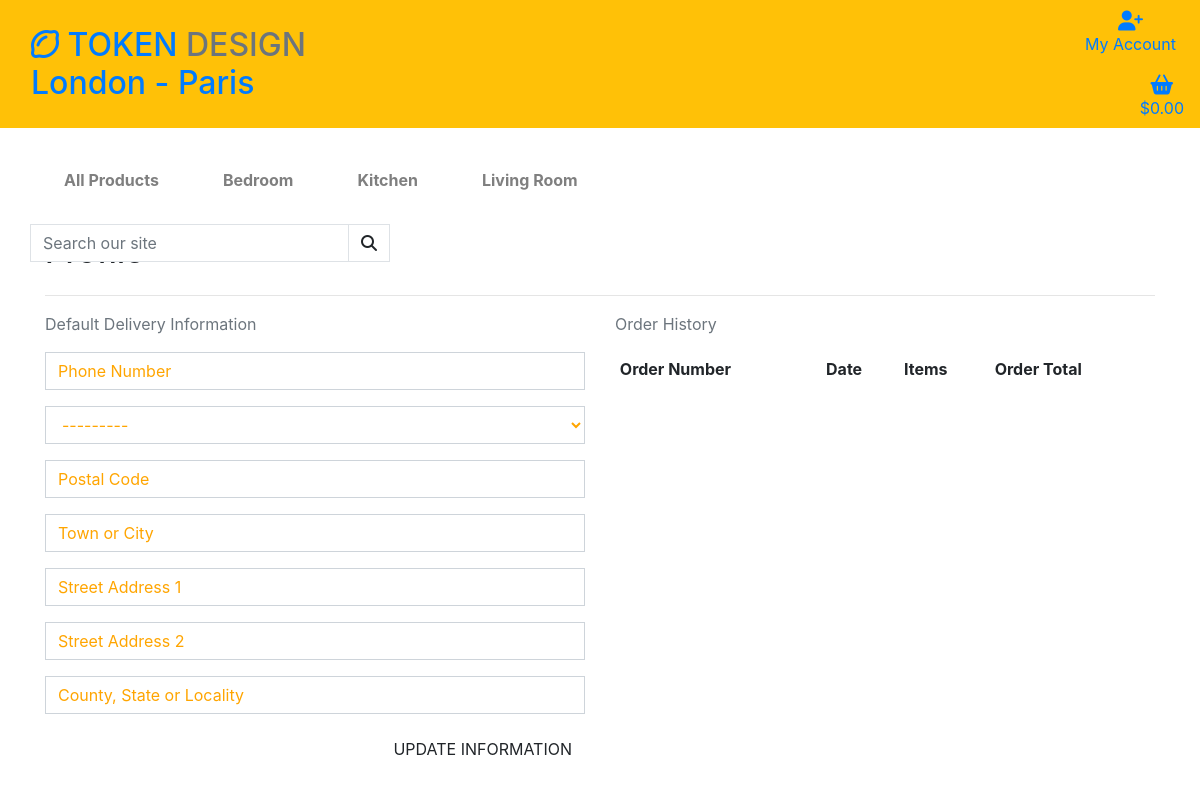
The page /profile/ (signed in) on the database as committed earlier.
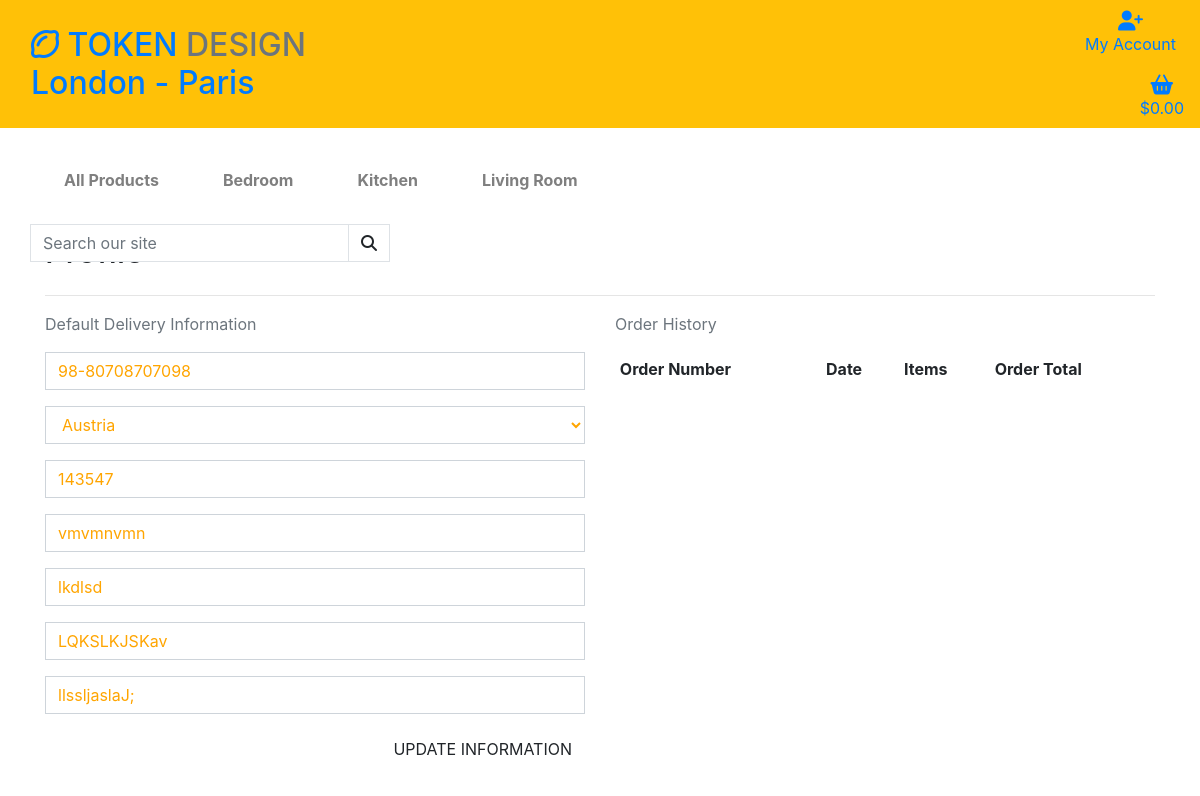
The same page on the database as committed later.
### profiles/models.py (models this page shows, shortened)
class UserProfile(models.Model):
    user = models.OneToOneField(User, on_delete=models.CASCADE)
    default_phone_number = models.CharField(max_length=20, null=True, blank=True)
    default_country = CountryField(blank_label='Country *', null=True, blank=True)
    default_postcode = models.CharField(max_length=20, null=True, blank=True)
    default_town_or_city = models.CharField(max_length=40, null=True, blank=True)
    default_street_address1 = models.CharField(max_length=80, null=True, blank=True)
    default_street_address2 = models.CharField(max_length=80, null=True, blank=True)
    default_county = models.CharField(max_length=80, null=True, blank=True)

### profiles/views.py (the view)
# urls.py: path('', views.profile, name='profile'),
def profile(request):
    profile = get_object_or_404(UserProfile, user=request.user)
    if request.method == 'POST':
        form = UserProfileForm(request.POST, instance=profile)
        if form.is_valid():
            form.save()
            messages.success(request, 'Profile updated successfully')
    form = UserProfileForm(instance=profile)
    orders = profile.orders.all()
    template = 'profiles/profile.html'
    context = {
        'form': form,
        'orders': orders,
        'on_profile_page': True
    }
    return render(request, template, context)

### profiles/forms.py
class UserProfileForm(forms.ModelForm):
    class Meta:
        model = UserProfile
        exclude = ('user',)
    def __init__(self, *args, **kwargs):
        super().__init__(*args, **kwargs)
        placeholders = {
            'default_phone_number': 'Phone Number',
            'default_postcode': 'Postal Code',
            'default_town_or_city': 'Town or City',
            'default_street_address1': 'Street Address 1',
            'default_street_address2': 'Street Address 2',
            'default_county': 'County, State or Locality',
        }
        self.fields['default_phone_number'].widget.attrs['autofocus'] = True
        for field in self.fields:
            if field != 'default_country':
                if self.fields[field].required:
                    placeholder = f'{placeholders[field]} *'
                else:
                    placeholder = placeholders[field]
                self.fields[field].widget.attrs['placeholder'] = placeholder
            self.fields[field].widget.attrs['class'] = 'border-black rounded-0 profile-form-input'
            self.fields[field].label = False

### profiles/templates/profiles/profile.html (shortened to what this page needs)
{% extends "base.html" %}
{% load static %}
{% block extra_css %}
    <link rel="stylesheet" href="{% static 'profiles/css/profile.css' %}">
{% endblock %}
{% block page_header %}
    <div class="container header-container">
    </div>
{% endblock %}
{% block content %}
    <div class="container">
        <div class="row">
            <div class="col">
                <h2 class="logo-font mb-4">Profile</h2>
                <hr>
            </div>
        </div>
        <div class="row">
            <div class="col-12 col-lg-6">
                <p class="text-muted">Default Delivery Information</p>
                <form class="mt-3" action="{% url 'profile' %}" method="POST" id="profile-update-form">
                    {{ form|crispy }}
                    <button class="btn btn-black rounded text-uppercase float-right text-uppercase">Update Information</button>
                </form>
            </div>
            <div class="col-12 col-lg-6">
                <p class="text-muted">Order History</p>
                <div class="order-history table-responsive">
                    <table class="table table-sm table-borderless">
                        <thead>
                            <tr>
                                <th>Order Number</th>
                                <th>Date</th>
                                <th>Items</th>
                                <th>Order Total</th>
                            </tr>
                        </thead>
                    </table>
                </div>
            </div>
        </div>
{% endblock %}

Rows that differ between the two databases and show on the page:
changed UserProfile: default_phone_number (not shown) → "98-80708707098"; default_country "---------" → "Austria"; default_postcode (not shown) → "143547"; default_town_or_city (not shown) → "vmvmnvmn"; default_street_address1 (not shown) → "lkdlsd"; default_street_address2 (not shown) → "LQKSLKJSKav"; default_county (not shown) → "llssljaslaJ;"
